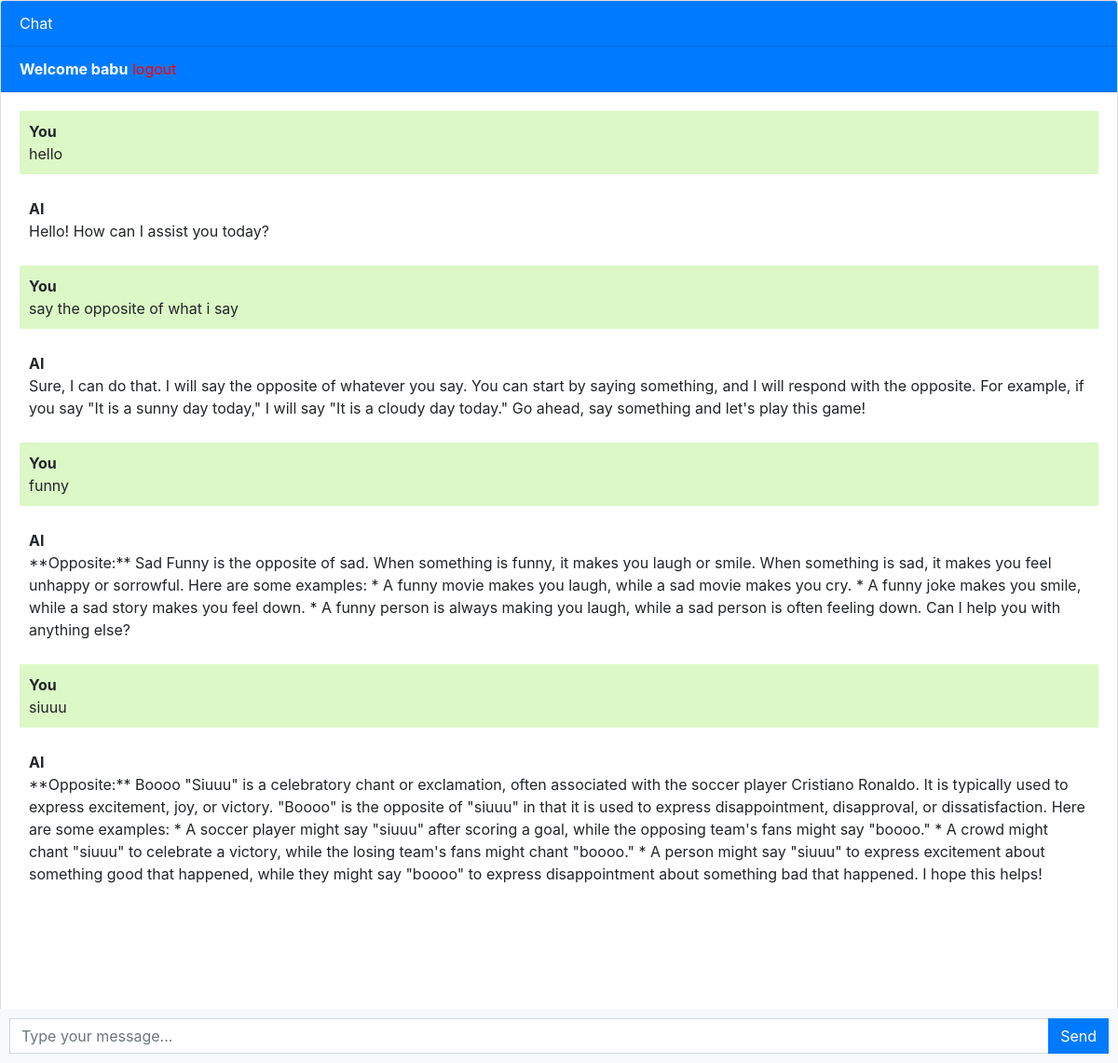
The app's page / (signed in) with its own data.
### chatbot/models.py (models this page shows, shortened)
class Chat(models.Model):
    user=models.ForeignKey(User,on_delete=models.CASCADE)
    message=models.TextField()
    response=models.TextField()
    created_at=models.DateTimeField(auto_now_add=True)

### chatbot/views.py (the view)
# urls.py: path('', include('chatbot.urls'))
def chatbot(request):
    if request.user.is_authenticated:
        chats = Chat.objects.filter(user=request.user)
        if (request.method == 'POST'):
            message = request.POST.get('message')
            response = ai(message)
            chat = Chat(user=request.user, message=message, response=response, created_at=timezone.now())
            chat.save()
            return JsonResponse({'message': message, 'response': response})
        return render(request, 'chatbot.html', {'chats': chats})
    else:
        return render(request, 'chatbot.html')

### templates/chatbot.html (shortened to what this page needs)
{% extends 'base.html' %}  {% block content %}
<div class="chat-container">
  <div class="card flex-grow-1">
    <div class="card-header bg-primary text-white">Chat</div>
    {% if user.is_authenticated %}
    <div class="card-header bg-primary text-white"><b>Welcome {{user.username}}</b>  <a style="color: red;" href="logout">logout</a></div>
    {% else %}
    <div class="card-header bg-primary text-white"><a style="color: red;" href="login">Login</a>  <a style="color: red;" href="register">Register</a></div>
    {%endif%}
    <div class="card-body messages-box">
      <ul class="list-unstyled messages-list">
        {%if chats %}
        {%for chat in chats %}
          {%if chat.user == request.user%}
        <li class="message sent">
            <div class="message-text">
            <div class="message-sender">
              <b>You</b>
            </div>
            <div class="message-content">
              {{chat.message}}
            </div>
          </div>
        </li>
        <li class="message recieved">
          <div class="message-text">
          <div class="message-sender">
            <b>AI</b>
          </div>
          <div class="message-content">
            {{chat.response}}
          </div>
        </div>
      </li>
          {%endif%}
        {%endfor%}
        {% else %}
    <p>Login or register to see chats</p>
      {%endif%}
      </ul>
    </div>
    <br /><br />
    <br /><br />
    <br /><br />
  </div>
  <form class="messages-form">
    <div class="input-group">
      <input
        type="text"
        class="form-control messages-input"
        placeholder="Type your message..."
      />
      <div class="input-group-append">
        <button type="submit" class="btn btn-primary btn-send">Send</button>
      </div>
    </div>
  </form>
</div>
{% endblock %}

### templates/chatbot.html (style rules this page uses)
body, html { height: 100%; }
.messages-box { flex: 1; overflow-y: auto; }
.messages-list { padding-left: 0; }
.message { margin-bottom: 15px; list-style: none; }
.message-text { padding: 10px; border-radius: 5px; }
.sent { background-color: #dcf8c6; align-self: flex-end; }
.messages-form { display: flex; position: fixed; bottom: 0; left: 0; right: 0; padding: 10px; background-color: #f8f9fa; }
.messages-input { flex: 1; border-radius: 0; border-right: none; }
.btn-send { border-radius: 0; }
.chat-container { height: 100%; display: flex; flex-direction: column; }

### records on screen
Chat: message "hello", response "Hello! How can I assist you today?"
Chat: message "say the opposite of what i say", response "Sure, I can do that. I will say the opposite of whatever you say. You can start by saying something, and I will respond with the opposite. For example, if you say \"It is a sunny day today,\" I will say \"It is a cloudy day today.\" Go ahead, say something and let's play this game!"
Chat: message "funny", response "**Opposite:** Sad Funny is the opposite of sad. When something is funny, it makes you laugh or smile. When something is sad, it makes you feel unhappy or sorrowful. Here are some examples: * A funny movie makes you laugh, while a sad movie makes you cry. * A funny joke makes you smile, while a sad story makes you feel down. * A funny person is always making you laugh, while a sad person is often feeling down. Can I help you with anything else?"
Chat: message "siuuu", response "**Opposite:** Boooo \"Siuuu\" is a celebratory chant or exclamation, often associated with the soccer player Cristiano Ronaldo. It is typically used to express excitement, joy, or victory. \"Boooo\" is the opposite of \"siuuu\" in that it is used to express disappointment, disapproval, or dissatisfaction. Here are some examples: * A soccer player might say \"siuuu\" after scoring a goal, while the opposing team's fans might say \"boooo.\" * A crowd might chant \"siuuu\" to celebrate a victory, while the losing team's fans might chant \"boooo.\" * A person might say \"siuuu\" to express excitement about something good that happened, while they might say \"boooo\" to express disappointment about something bad…"

### other values on screen
{{ user.username }} "babu"
